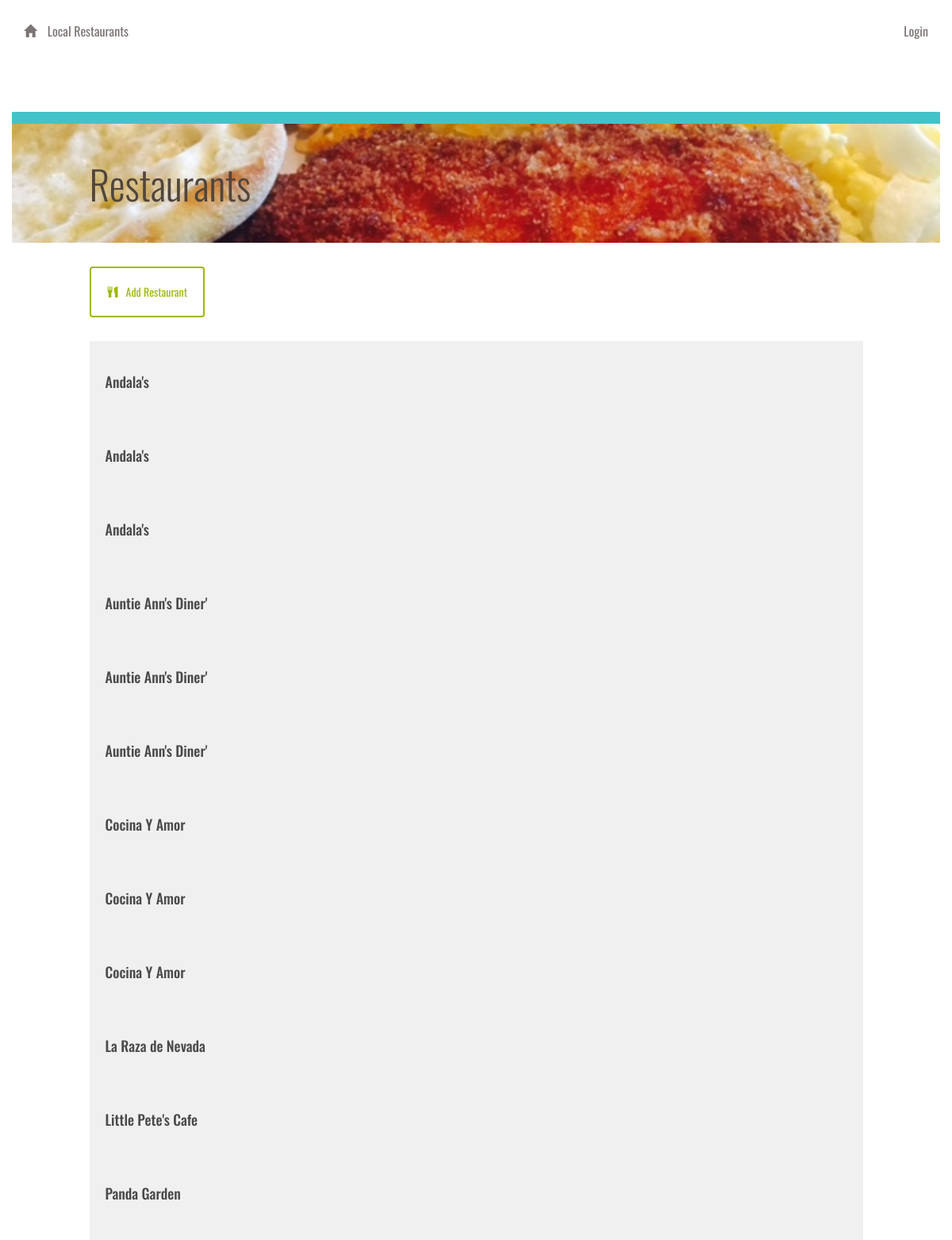
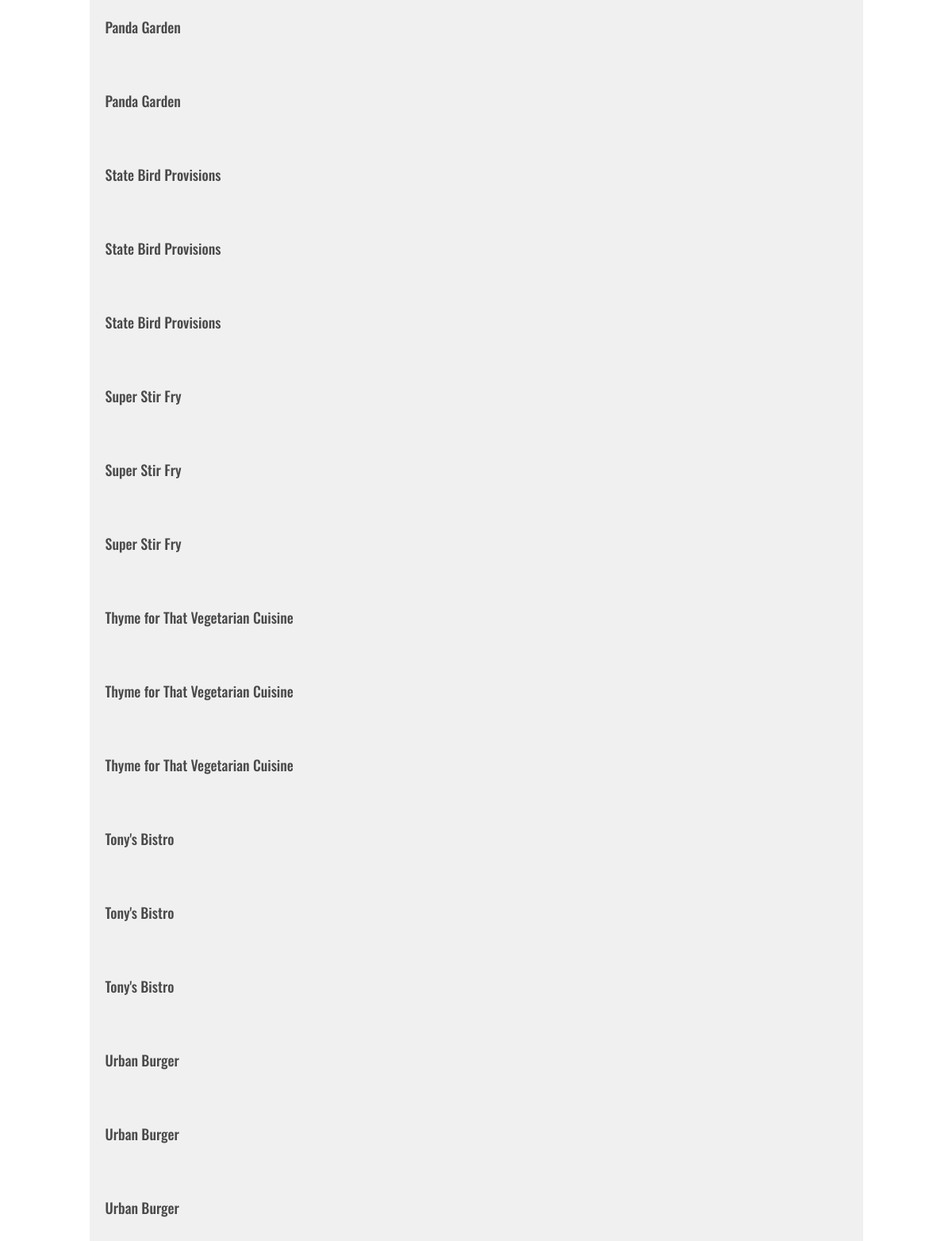
/restaurant/, run on the app's committed database (2 pictures, top to bottom).
### database_setup.py (models this page shows, shortened)
class Restaurant(Base):
    __tablename__ = 'restaurant'
    id = Column(Integer, primary_key=True)
    name = Column(String(250), nullable=False)
    user_id = Column(Integer, ForeignKey('user.id'))
    user = relationship(User)

### project.py (the view)
@app.route('/')
@app.route('/restaurant/')
def showRestaurants():
    restaurants = session.query(Restaurant).order_by(asc(Restaurant.name))
    return render_template('restaurants.html', restaurants=restaurants)

### templates/restaurants.html (shortened to what this page needs)
{% extends "main.html" %}
{% block content %}
{% include "header.html" %}
	<div class="row top-menu">
		<div class="col-md-10"></div>
		<div class="col-md-2 text-right">
					</div>
	</div>
	<div class="row divider blue">
		<div class="col-md-12"></div>
	</div>
	<div class="row banner main">
		<div class="col-md-1"></div>
		<div class="col-md-11 padding-none">
			<h1>Restaurants</h1>
		</div>
	</div>
	<div class="row padding-top padding-bottom">
		<div class="col-md-1"></div>
		<div class="col-md-10 padding-none">
			<a href="{{url_for('newRestaurant')}}">
				<button class="btn btn-default" id="new-restaurant">
					<span class="glyphicon glyphicon-cutlery" aria-hidden="true"></span>Add Restaurant
				</button>
			</a>
		</div>
		<div class="col-md-1"></div>
	</div>
	{% for restaurant in restaurants %}
		<a href = "{{url_for('showMenu', restaurant_id = restaurant.id)}}">
			<div class="row">
				<div class="col-md-1"></div>
					<div class="col-md-10 restaurant-list">
						<h3>{{restaurant.name}}</h3>
					</div>
				<div class="col-md-1"></div>
			</div>
		</a>
	{% endfor %}
{% endblock %}

### templates/main.html (shortened to what this page needs)
<!DOCTYPE html>
<html lang="en">
	<head>
		<link rel="stylesheet" href="//netdna.bootstrapcdn.com/bootstrap/3.1.1/css/bootstrap.min.css">
		<link rel=stylesheet type=text/css href="{{ url_for('static', filename='styles.css') }}">
	</head>
	<body>
		<div class="container">
			{% block content %}
			{% endblock %}
		</div>
	</body>
</html>

### templates/header.html
<div class="row top-menu">
	<div class="col-md-6">
		<a href="{{url_for('showRestaurants')}}">
			<span class="glyphicon glyphicon-home" aria-hidden="true"></span>    Local Restaurants
		</a>
	</div>
	<div class="col-md-6 text-right">
{% if 'username' not in session %}
			<a href="{{url_for('showLogin')}}">Login</a>
		{% else %}
			<a href="{{url_for('gdisconnect')}}">Logout</a>
		{% endif %}
	</div>
</div>

### static/styles.css (style rules this page uses)
* { font-family: "Oswald", Roboto, Helvetica, Arial, sans-serif; font-weight: 700; }
h1 { font-family: "Oswald", Roboto, Helvetica, Arial, sans-serif; font-size: 50px; color: #51453B; line-height: 60px; font-weight: 300; }
h3 { font-size: 18px; color: #4A4A4A; line-height: 23px; }
a { font-size: 14px; color: #0093B9; line-height: 17px; }
.padding-top { padding-top: 30px; }
.padding-bottom { padding-bottom: 30px; }
.padding-none { padding: 0; }
.btn { padding: 20px; margin: 0; border-color: #9FB80A; border-width: 2px; color: #9FB80A;; }
.glyphicon { margin-right: 10px; }
.top-menu { padding-top: 30px; padding-bottom: 30px; }
.top-menu a { margin-bottom: 0; line-height: 16px; font-size: 16px; color: #7B7573; font-weight: 400; }
.divider { height: 15px; }
.divider.blue { background-color: #42C3C9; }
.banner.main { height: 150px; background: url("/static/top-banner.jpg"); background-position: right; background-repeat: no-repeat; background-size: cover; }
.banner h1 { margin: 45px 0; }
.restaurant-list { background-color: #F0F0F0; padding: 20px; u }

### data on the page
Restaurant: name "Andala's"
Restaurant: name "Andala's"
Restaurant: name "Andala's"
Restaurant: name "Auntie Ann's Diner'"
Restaurant: name "Auntie Ann's Diner'"
Restaurant: name "Auntie Ann's Diner'"
Restaurant: name "Cocina Y Amor"
Restaurant: name "Cocina Y Amor"
Restaurant: name "Cocina Y Amor"
Restaurant: name "La Raza de Nevada"
Restaurant: name "Little Pete's Cafe"
Restaurant: name "Panda Garden"
Restaurant: name "Panda Garden"
Restaurant: name "Panda Garden"
Restaurant: name "State Bird Provisions"
Restaurant: name "State Bird Provisions"
Restaurant: name "State Bird Provisions"
Restaurant: name "Super Stir Fry"
Restaurant: name "Super Stir Fry"
Restaurant: name "Super Stir Fry"
Restaurant: name "Thyme for That Vegetarian Cuisine"
Restaurant: name "Thyme for That Vegetarian Cuisine"
Restaurant: name "Thyme for That Vegetarian Cuisine"
Restaurant: name "Tony's Bistro"
Restaurant: name "Tony's Bistro"
Restaurant: name "Tony's Bistro"
Restaurant: name "Urban Burger"
Restaurant: name "Urban Burger"
Restaurant: name "Urban Burger"
